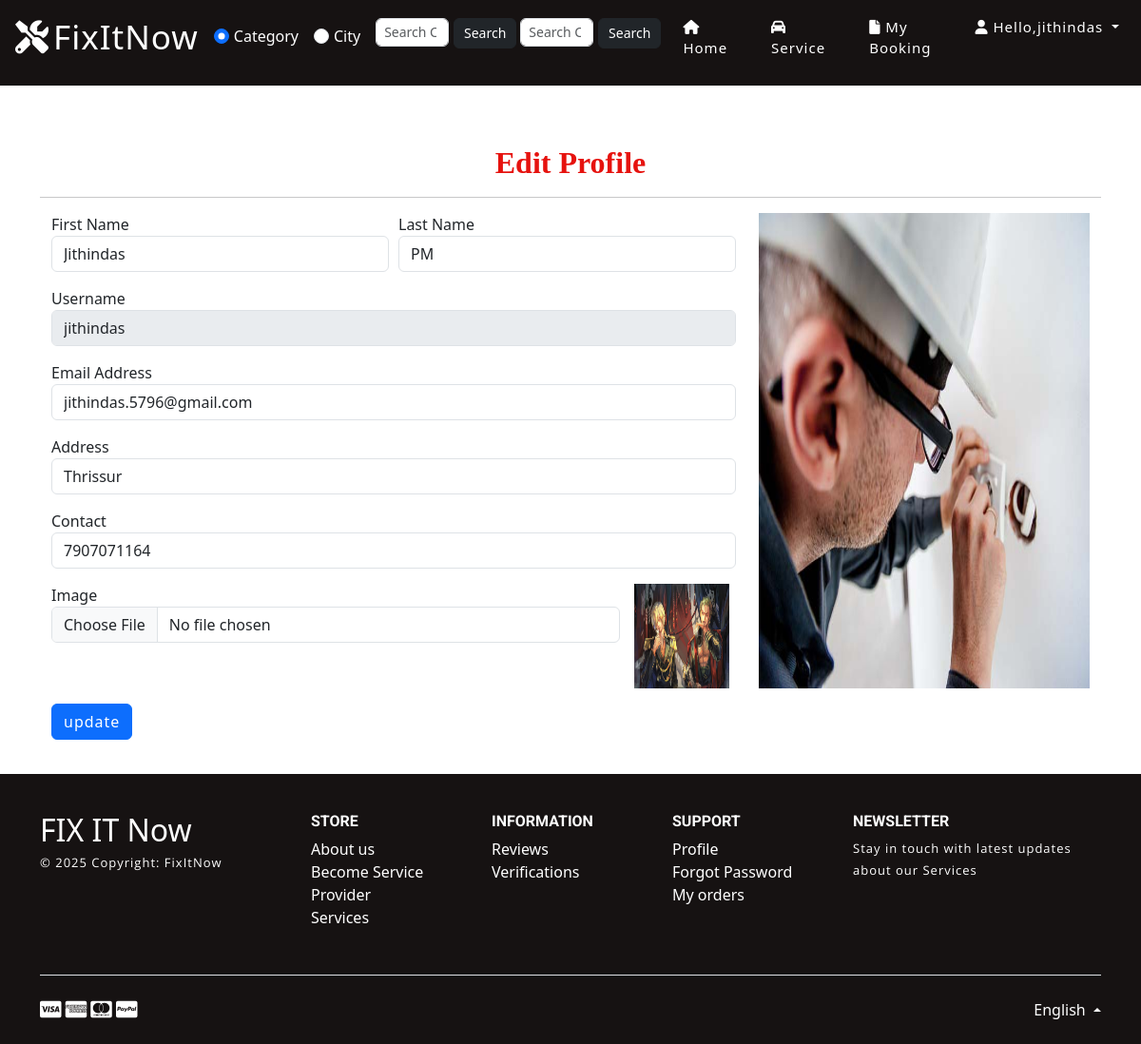
The app's page /edit_profile (signed in) with its own data.
### home_service/models.py (models this page shows, shortened)
class Customer(models.Model):
    user = models.ForeignKey(User, on_delete=models.CASCADE, null=True)
    contact = models.CharField(max_length=100, null=True)
    address = models.CharField(max_length=100, null=True)
    image = models.FileField(null=True)

### home_service/views.py (the view, shortened to what this page needs)
# urls.py: path('edit_profile',Edit_Profile,name="edit_profile"),
def Edit_Profile(request):
    user = User.objects.get(id=request.user.id)
    error = ""
    try:
        sign = Customer.objects.get(user=user)
        error = "pat"
    except:
        sign = Service_Man.objects.get(user=user)
    terror = False
    ser = Service_Category.objects.all()
    d = {'terror':terror,'error':error,'pro':sign,'ser':ser}
    return render(request, 'edit_profile.html',d)

### home_service/templates/edit_profile.html (shortened to what this page needs)
{% extends 'index.html' %}
{% load static %}
{% block body %}
<div class="w3l_banner_info" style="height:10px">
  <div class="slider1">
    <div class="callbacks_container">
      <ul class="rslides" id="slider3">
        <li>
          <div class="slider1-img" style="height:90px">
            <div class="slider_banner_info">
            </div>
          </div>
        </li>
      </ul>
    </div>
  </div>
</div>
</header>
<div class="container" style="margin-top:10%;">
  <h2 style="font-weight:bold;font-family : 'Monotype Corsiva' ; color : #E6120E ;margin-top:2%" align="center">Edit
    Profile</h2>
  <hr>
  <div class="container-fluid" style="">
    <div class="row">
      <div class="col-md-8">
        <form method="post" action="" enctype="multipart/form-data">
          <div class="form-row">
            <div class="form-group col-md-6">
              <label for="inputEmail4">First Name</label>
              <input type="text" class="form-control" value="{{pro.user.first_name}}" name="fname" id="inputEmail4">
            </div>
            <div class="form-group col-md-6">
              <label for="inputPassword4">Last Name</label>
              <input type="text" class="form-control" name="lname" value="{{pro.user.last_name}}" id="inputPassword4">
            </div>
          </div>
          <div class="form-row">
            <div class="form-group col-md-12">
              <label for="inputEmail4">Username</label>
              <input type="text" class="form-control" name="uname" value="{{pro.user.username}}" id="inputEmail4"
                readonly>
            </div>
            <div class="form-group col-md-12">
              <label for="inputEmail4">Email Address</label>
              <input type="text" class="form-control" name="email" value="{{pro.user.email}}" id="inputEmail4">
            </div>
          </div>
          <div class="form-row">
            <div class="form-group col-md-12">
              <label for="inputEmail4">Address</label>
              <input type="text" class="form-control" name="address" value="{{pro.address}}" id="inputEmail4">
            </div>
          </div>
          <div class="form-row">
            <div class="form-group col-md-12">
                <label for="contact">Contact</label>
                <input type="text" class="form-control" id="contact" value="{{ pro.contact }}" name="contact"
                    maxlength="10" pattern="\d{10}" title="Enter exactly 10 digits" oninput="validateContact(this)">
            </div>
        </div>
          <div class="form-row">
            <div class="form-group col-md-10">
              <label for="exampleInputPassword1">Image</label>
              <input type="file" class="form-control" id="exampleInputPassword1" name="image">
            </div>
            <div class="form-group col-md-2">
              <img src="{{pro.image.url}}" style="width:100px;height:110px">
            </div>
          </div>
          <button type="submit" class="btn btn-primary" style="margin-bottom:5%">update</button>
        </form>
      </div>
      <div class="col-md-4">
        <img src="{% static 'images/bb3.jpg' %}" style="width:100%;height:500px">
      </div>
    </div>
  </div>
</div>
{% endblock %}

### home_service/templates/index.html (shortened to what this page needs)
<!DOCTYPE html>
{% load static %}
<html>
<head>
<link href="{% static 'css/bootstrap.min.css' %}" rel="stylesheet" type="text/css" media="all">
<link href="{% static 'css/fontawesome-all.min.css' %}" rel="stylesheet" type="text/css" media="all">
<link href="{% static 'css/easy-responsive-tabs.css' %}" rel='stylesheet' type='text/css'/>
<link rel="stylesheet" href="{% static 'css/flexslider.css' %}" type="text/css" media="all">
<link rel="stylesheet" type="text/css" href="{% static 'css/style_common.css' %}" />
<link rel="stylesheet" type="text/css" href="{% static 'css/style1.css' %}" />
<link href="{% static 'css/style.css' %}" rel="stylesheet" type="text/css" media="all"/>
<link rel="stylesheet" href="https://cdnjs.cloudflare.com/ajax/libs/font-awesome/4.7.0/css/font-awesome.min.css">
<link rel="stylesheet" href="https://cdnjs.cloudflare.com/ajax/libs/font-awesome/6.0.0/css/all.min.css">
<link href="https://cdn.jsdelivr.net/npm/bootstrap@5.3.5/dist/css/bootstrap.min.css" rel="stylesheet">
</head>
<body>
<header>
	<nav class="navbar navbar-expand-lg navbar-light">
      <a class="navbar-brand ms-3" href="{% url 'home' %}" style="font-size: 35px;">
        <i class="fas fa-tools mr-1" aria-hidden="true" style="font-size: 35px;"></i>FixItNow
      </a>
      <div class="collapse navbar-collapse" id="navbarSupportedContent">
        <ul class="navbar-nav ml-auto">
          {% if request.user.is_staff %}
            <li class="nav-item dropdown">
              <a class="nav-link dropdown-toggle" href="#" id="navbarDropdown"  role="button" data-toggle="dropdown" aria-haspopup="true" aria-expanded="false">
                <i class="fa fa-user"></i> Hello,{{request.user.username}}
              </a>
              <div class="dropdown-menu" aria-labelledby="navbarDropdown">
                <a class="dropdown-item" href="{% url 'profile' %}">Profile</a>
                <a class="dropdown-item" href="{% url 'logout' %}">Logout</a>
              </div>
            </li>
          {% else %}
          {% if request.user.username %}
            {% if error == "pat" %}
            <div class="form-check form-check-inline d-flex justify-contant-center align-center">
              <input class="form-check-input" type="radio" name="search_type" id="search_category" value="category" checked>
              <label class="form-check-label text-white" for="search_category">Category</label>
            </div>
            <div class="form-check form-check-inline d-flex justify-contant-center align-center">
              <input class="form-check-input" type="radio" name="search_type" id="search_city" value="city">
              <label class="form-check-label text-white" for="search_city">City</label>
            </div>
            <form class="d-flex search-form me-1" role="search" method="GET" action="{% url 'customer_service_cat_search' %}">
              <div id="category_search_box">
                <input class="form-control" name="category" type="search" placeholder="Search Category" aria-label="Search">
              </div>
              <button class="btn btn-dark" type="submit">Search</button>
            </form>
            <form class="d-flex search-form" role="search" method="GET" action="{% url 'customer_service_city_search' %}">
              <div id="city_search_box">
                <input class="form-control" name="city" type="search" placeholder="Search City" aria-label="Search">
              </div>
              <button class="btn btn-dark" type="submit">Search</button>
            </form>
              <li class="nav-item ">
                <a class="nav-link" href="{% url 'user_home' %}">
                <i class="fa fa-home"></i> Home</a>
              </li>
              <li class="nav-item ">
                <a class="nav-link" href="{% url 'service' %}">
                <i class="fa fa-car"></i> Service</a>
              </li>
              <li class="nav-item ">
                <a class="nav-link" href="{% url 'customer_order' %}">
                <i class="fa fa-file"></i> My Booking</a>
              </li>
              <li class="nav-item dropdown">
                <a class="nav-link dropdown-toggle" href="#" id="navbarDropdown"  role="button" data-toggle="dropdown" aria-haspopup="true" aria-expanded="false">
                  <i class="fa fa-user"></i> Hello,{{request.user.username}}
                </a>
              </li>
          {% endif %}
          {% endif %}
            {% endif %}
        </ul>
      </div>
  </nav>
    {% block body %}
    {% endblock %}
      <footer class="text-lg-start text-white text-muted mt-auto mb-0" style="background-color:rgb(22, 18, 18);">
        <section class="">
          <div class="container text-white text-md-start pt-4 pb-4">
            <div class="row mt-3">
              <div class="col-12 col-lg-3 col-sm-12 mb-2">
                <a href="" target="_blank" class=" h2">
                  FIX IT Now
                </a>
                <p class="mt-1 text-white">
                  © 2025 Copyright: FixItNow
                </p>
              </div>
              <div class="col-6 col-sm-4 col-lg-2">
                <h6 class="text-uppercase text-white fw-bold mb-2">
                  Store
                </h6>
                <ul class="list-unstyled mb-4 text-white">
                  <li><a class="text-white" href="#">About us</a></li>
                  <li><a class="text-white" href="#">Become Service Provider</a></li>
                  <li><a class="text-white" href="#">Services</a></li>
                </ul>
              </div>
              <div class="col-6 col-sm-4 col-lg-2">
                <h6 class="text-uppercase text-white fw-bold mb-2">
                  Information
                </h6>
                <ul class="list-unstyled mb-4">
                  <li><a class="text-white" href="#">Reviews</a></li>
                  <li><a class="text-white" href="#">Verifications</a></li>
                </ul>
              </div>
              <div class="col-6 col-sm-4 col-lg-2">
                <h6 class="text-uppercase text-white fw-bold mb-2">
                  Support
                </h6>
                <ul class="list-unstyled mb-4">
                  <li><a class="text-white" href="#">Profile</a></li>
                  <li><a class="text-white" href="#">Forgot Password</a></li>
                  <li><a class="text-white" href="#">My orders</a></li>
                </ul>
              </div>
              <div class="col-12 col-sm-12 col-lg-3">
                <h6 class="text-uppercase text-white fw-bold mb-2">Newsletter</h6>
                <p class="text-white">Stay in touch with latest updates about our Services</p>
              </div>
            </div>
          </div>
        </section>
        <div class="">
          <div class="container">
            <div class="d-flex justify-content-between py-4 border-top">
              <div>
                <i class="fab fa-lg fa-cc-visa text-white"></i>
                <i class="fab fa-lg fa-cc-amex text-white"></i>
                <i class="fab fa-lg fa-cc-mastercard text-white"></i>
                <i class="fab fa-lg fa-cc-paypal text-white"></i>
              </div>
              <div class="dropdown dropup">
                <a class="dropdown-toggle text-white" href="#" id="Dropdown" role="button" data-mdb-toggle="dropdown" aria-expanded="false"> English </a>
              </div>
            </div>
          </div>
        </div>
      </footer>
</body>
</html>

### home_service/static/css/easy-responsive-tabs.css (style rules this page uses)
body { margin: 0px; padding: 0px; background: #f5f5f5; font-weight: 500; }
ul.resp-tabs-list, p { margin: 0px; padding: 0px; }

### home_service/static/css/style.css (style rules this page uses)
body { padding: 0; margin: 0; background-color:#fff; }
body a { transition: 0.5s all; -webkit-transition: 0.5s all; -moz-transition: 0.5s all; -o-transition: 0.5s all; -ms-transition: 0.5s all; text-decoration: none; }
h1, h2, h3, h4, h5, h6 { margin: 0; padding: 0; font-weight:normal; font-family: 'Roboto', sans-serif; }
p { margin: 0; letter-spacing:1px; line-height:1.8em; font-size:13px; font-family: 'Open Sans', sans-serif; }
.row { margin:0px; padding:0px; }
ul { margin: 0; padding: 0; }
label { margin: 0; }
a { color:#000; }
.navbar-collapse { padding: 0; }
.slider_banner_info { padding-top: 18em; text-align: center; width: 60%; margin: 0 auto; }
.slider1-img { background-color:rgb(22, 18, 18); background-size: cover; -webkit-background-size: cover; -moz-background-size: cover; -o-background-size: cover; -ms-background-size: cover; height: 400px; }
#slider2, #slider3 { box-shadow: none; -moz-box-shadow: none; -webkit-box-shadow: none; margin: 0 auto; }
.callbacks { position: relative; list-style: none; overflow: hidden; width: 100%; padding: 0; margin: 0; }
.callbacks li { position: absolute; width: 100%; }
.rslides { position: relative; list-style: none; overflow: hidden; width: 100%; padding: 0; }
.rslides li { -webkit-backface-visibility: hidden; position: absolute; display: none; width: 100%; left: 0; top: 0; }
.rslides li { position: relative; display: block; float: left; }
nav.navbar.navbar-expand-lg.navbar-light { position: absolute; top: 0px; z-index: 9; width:100%; }
.w3l_banner_info { position: relative; }
.navbar-light .navbar-brand { color: #fff; font-size:50px; letter-spacing: 1px; }
.navbar-light .navbar-nav .nav-link { color: #fff; font-size: 15px; letter-spacing: 1px; margin:0 15px; }
.btn-primary { color: #fff; background-color: #ff0000; border-color: #ff0062; font-size: 20px; letter-spacing: 1px; }

### home_service/templates/index.html (style rules this page uses)
body { display: flex; flex-direction: column; min-height: 100vh; }
.search-form input { height: 30px; font-size: 14px; padding: 4px 8px; margin-top: 10px; }
.search-form button { height: 32px; font-size: 14px; padding: 4px 10px; margin-top: 10px; margin-left: 5px; }

### records on screen
Customer: fname "Jithindas", lname "PM", uname "jithindas", email "jithindas.5796@gmail.com", address "Thrissur", contact "7907071164", image (picture)

### other values on screen
{{ request.user.username }} "jithindas"
